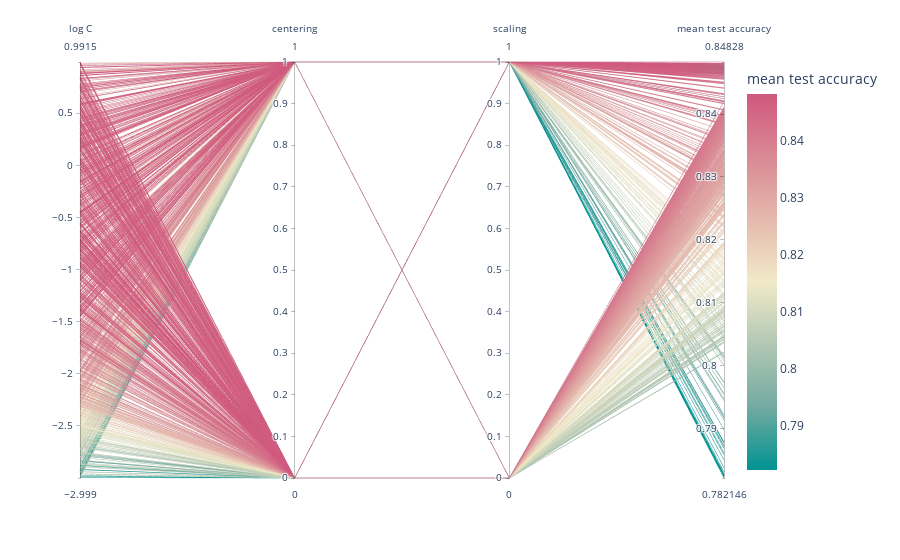

Notebook cell for this chart:
### Code cell
import plotly.express as px

fig = px.parallel_coordinates(
    cv_results,
    color="mean test accuracy",
    dimensions=["log C", "centering", "scaling", "mean test accuracy"],
    color_continuous_scale=px.colors.diverging.Tealrose,
)
fig.show()

### Figure 1 — Plotly figure (JSON) as saved in the notebook; plotly's stock layout.template omitted (floating-point values rounded to 4 significant figures; data arrays with more than 128 entries replaced by an {"elided": "..."} marker saying what was removed)
{"data": [{"dimensions": [{"label": "log C", "values": {"elided": "1000 float values"}}, {"label": "centering", "values": {"elided": "1000 int values"}}, {"label": "scaling", "values": {"elided": "1000 int values"}}, {"label": "mean test accuracy", "values": {"elided": "1000 float values"}}], "domain": {"x": [0, 1], "y": [0, 1]}, "line": {"color": {"elided": "1000 float values"}, "coloraxis": "coloraxis"}, "name": "", "type": "parcoords"}], "layout": {"coloraxis": {"colorbar": {"title": {"text": "mean test accuracy"}}, "colorscale": [[0, "rgb(0, 147, 146)"], [0.1667, "rgb(114, 170, 161)"], [0.3333, "rgb(177, 199, 179)"], [0.5, "rgb(241, 234, 200)"], [0.6667, "rgb(229, 185, 173)"], [0.8333, "rgb(217, 137, 148)"], [1, "rgb(208, 88, 126)"]]}, "legend": {"tracegroupgap": 0}, "margin": {"t": 60}}}
